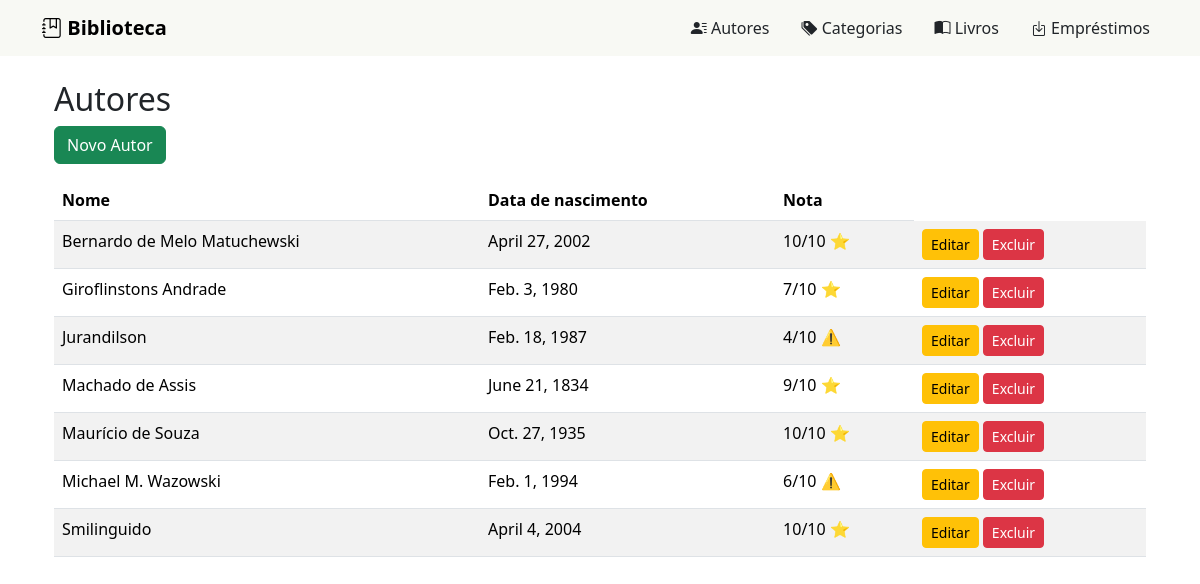
/authors/, run on an earlier commit of the app's database.
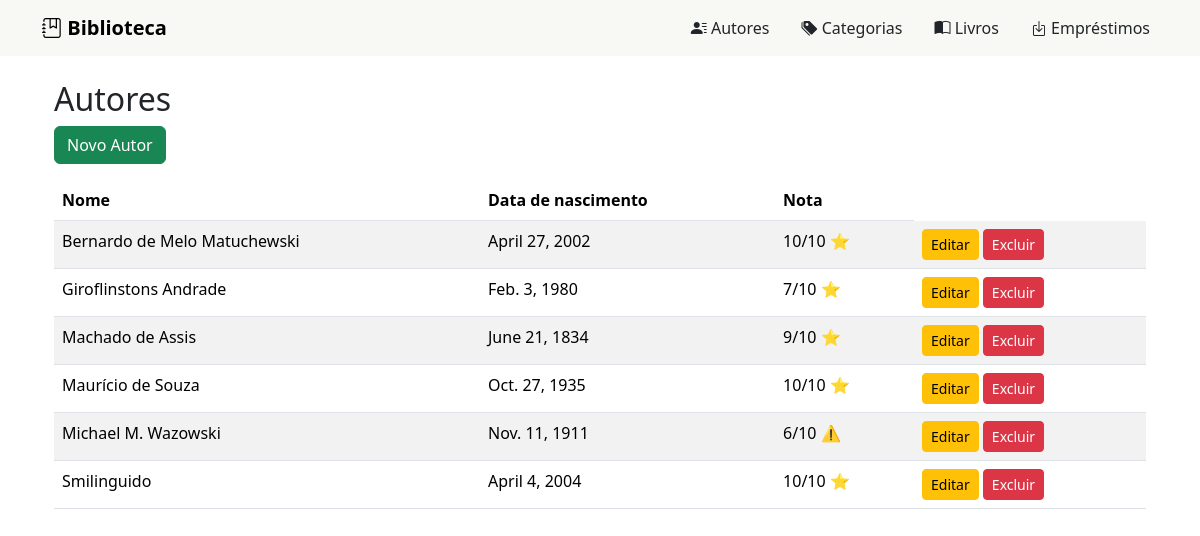
And on a later commit of the database.
### core/models.py (models this page shows, shortened)
class Author(models.Model):
    fullname = models.CharField(max_length=100)
    birthdate = models.DateField(auto_now_add=False)
    rating = models.IntegerField(null=False, blank=False)
    description = models.TextField(null=False, blank=False)
    class Meta:
        verbose_name = "Autor"
        verbose_name_plural = "Autores"
        ordering = ['fullname']

### core/views.py (the view)
# urls.py: path('authors/', AuthorListView.as_view(), name='author-list'),
class AuthorListView(ListView):
    model = Author
    template_name = 'author_list.html'
    context_object_name = 'authors'

### core/templates/author_list.html (shortened to what this page needs)
{% extends 'base.html' %} {% block content %}
<!DOCTYPE html>
<html lang="pt-br">
  <head>
    <link
      href="https://cdn.jsdelivr.net/npm/bootstrap@5.3.3/dist/css/bootstrap.min.css"
      rel="stylesheet"
    />
  </head>
  <body>
    <div class="container mt-4">
      <h2>Autores</h2>
      <a href="{% url 'author-create' %}" class="btn btn-success mb-3"
        >Novo Autor</a
      >
      <table class="table table-striped">
        <thead>
          <tr>
            <th>Nome</th>
            <th>Data de nascimento</th>
            <th>Nota</th>
          </tr>
        </thead>
        <tbody>
          {% for author in authors %}
          <tr>
            <td>{{ author.fullname }}</td>
            <td>{{ author.birthdate }}</td>
            <td>
              {{ author.rating }}/10 {% if author.rating > 6 %} ⭐ {% else %} ⚠️
              {% endif %}
            </td>
            <td>
              <a
                href="{% url 'author-update' author.pk %}"
                class="btn btn-warning btn-sm"
                >Editar</a
              >
              <a
                href="{% url 'author-delete' author.pk %}"
                class="btn btn-danger btn-sm"
                >Excluir</a
              >
            </td>
          </tr>
          {% empty %}
          <tr>
            <td colspan="3">Nenhum autor cadastrado.</td>
          </tr>
          {% endfor %}
        </tbody>
      </table>
    </div>
  </body>
</html>
{% endblock %}

What changed in the data, as far as the page shows it:
removed Author: fullname "Jurandilson", birthdate "Feb. 18, 1987", rating "4"
changed Author "Michael M. Wazowski": birthdate "Feb. 1, 1994" → "Nov. 11, 1911"
